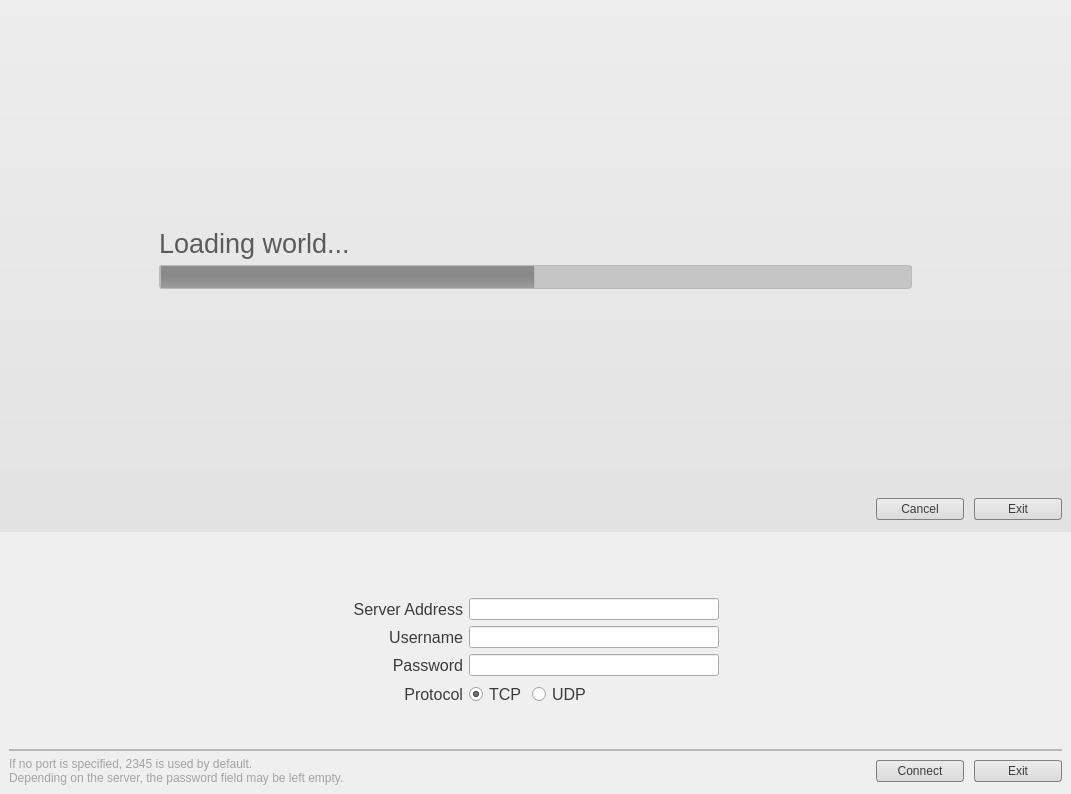
<?xml version="1.0" encoding="UTF-8"?>
<ui version="4.0">
 <class>LoginWidget</class>
 <widget class="QWidget" name="LoginWidget">
  <property name="geometry">
   <rect>
    <x>0</x>
    <y>0</y>
    <width>1071</width>
    <height>794</height>
   </rect>
  </property>
  <property name="windowTitle">
   <string>Tundra</string>
  </property>
  <property name="styleSheet">
   <string notr="true">QWidget#groupBox_2 {
	font-weight: bold;
}

QLabel#labelInfo {
	color: rgb(163, 163, 163);
}

QLabel, QRadioButton {
	color:rgb(60, 60, 60);
}

QPushButton {	
	background-color: qlineargradient(spread:pad, x1:0, y1:1, x2:0, y2:0, stop:0 rgba(218, 218, 218, 255), stop:1 rgba(236, 236, 236, 255));
	border: 1px solid grey;
	border-radius: 3px;
	padding: 3px;
	min-width: 80px;
	color: rgb(60, 60, 60);
}

QPushButton::hover {
	background-color: qlineargradient(spread:pad, x1:0, y1:1, x2:0, y2:0, stop:0 rgba(218, 218, 218, 150), stop:1 rgba(236, 236, 236, 150));
	border: 1px solid rgb(90, 90, 90);
}

QPushButton::pressed {
	background-color: qlineargradient(spread:pad, x1:0, y1:1, x2:0, y2:0, stop:1 rgba(218, 218, 218, 150), stop:0 rgba(236, 236, 236, 150));
	border: 1px solid rgb(90, 90, 90);
}

QLineEdit {
	color: rgb(60, 60, 60);
}

QWidget#LoadingFrame {
	background-color: qlineargradient(spread:pad, x1:0, y1:1, x2:0, y2:0, stop:0 rgba(218, 218, 218, 150), stop:1 rgba(236, 236, 236, 150));
}

QLabel#loadingLabel {
	font-size: 20pt;
	color: qlineargradient(spread:pad, x1:1, y1:1, x2:1, y2:0, stop:0 rgba(91, 91, 91, 255), stop:0.352273 rgba(55, 55, 55, 255), stop:0.642045 rgba(41, 41, 41, 255), stop:1 rgba(55, 55, 55, 255));
}

QLabel#labelAdmino {
	color: rgb(163, 163, 163);
}

QProgressBar {
	background-color: rgb(197, 197, 197);
	border: 1px solid rgb(186, 186, 186);
	border-radius: 3px;
}

QProgressBar:chunk {
	background-color: qlineargradient(spread:pad, x1:1, y1:1, x2:1, y2:0, stop:0 rgba(91, 91, 91, 100), stop:0.352273 rgba(55, 55, 55, 100), stop:0.642045 rgba(41, 41, 41, 100), stop:1 rgba(55, 55, 55, 100));
	border-left: 1px solid rgb(186, 186, 186);
	border-right: 1px solid rgb(186, 186, 186);
}</string>
  </property>
  <layout class="QVBoxLayout" name="verticalLayout_2">
   <property name="spacing">
    <number>0</number>
   </property>
   <property name="margin">
    <number>0</number>
   </property>
   <item>
    <widget class="QFrame" name="LoadingFrame">
     <property name="styleSheet">
      <string notr="true"/>
     </property>
     <property name="frameShape">
      <enum>QFrame::NoFrame</enum>
     </property>
     <property name="frameShadow">
      <enum>QFrame::Plain</enum>
     </property>
     <property name="lineWidth">
      <number>0</number>
     </property>
     <layout class="QVBoxLayout" name="verticalLayout_3">
      <property name="leftMargin">
       <number>9</number>
      </property>
      <property name="rightMargin">
       <number>9</number>
      </property>
      <item>
       <layout class="QVBoxLayout" name="innerLayout">
        <property name="leftMargin">
         <number>150</number>
        </property>
        <property name="topMargin">
         <number>0</number>
        </property>
        <property name="rightMargin">
         <number>150</number>
        </property>
        <property name="bottomMargin">
         <number>50</number>
        </property>
        <item>
         <spacer name="spacerTop">
          <property name="orientation">
           <enum>Qt::Vertical</enum>
          </property>
          <property name="sizeHint" stdset="0">
           <size>
            <width>20</width>
            <height>150</height>
           </size>
          </property>
         </spacer>
        </item>
        <item>
         <layout class="QHBoxLayout" name="horizontalLayout_3">
          <item>
           <widget class="QLabel" name="loadingLabel">
            <property name="sizePolicy">
             <sizepolicy hsizetype="Expanding" vsizetype="Preferred">
              <horstretch>0</horstretch>
              <verstretch>0</verstretch>
             </sizepolicy>
            </property>
            <property name="text">
             <string>Loading world...</string>
            </property>
            <property name="alignment">
             <set>Qt::AlignBottom|Qt::AlignLeading|Qt::AlignLeft</set>
            </property>
           </widget>
          </item>
          <item>
           <widget class="QLabel" name="loadingImageLabel">
            <property name="minimumSize">
             <size>
              <width>300</width>
              <height>100</height>
             </size>
            </property>
            <property name="text">
             <string/>
            </property>
            <property name="alignment">
             <set>Qt::AlignBottom|Qt::AlignRight|Qt::AlignTrailing</set>
            </property>
           </widget>
          </item>
         </layout>
        </item>
        <item>
         <widget class="QProgressBar" name="loadingProgress">
          <property name="minimum">
           <number>0</number>
          </property>
          <property name="maximum">
           <number>0</number>
          </property>
          <property name="value">
           <number>0</number>
          </property>
          <property name="textVisible">
           <bool>false</bool>
          </property>
         </widget>
        </item>
        <item>
         <spacer name="spacerBottom">
          <property name="orientation">
           <enum>Qt::Vertical</enum>
          </property>
          <property name="sizeHint" stdset="0">
           <size>
            <width>20</width>
            <height>150</height>
           </size>
          </property>
         </spacer>
        </item>
       </layout>
      </item>
      <item>
       <layout class="QHBoxLayout" name="horizontalLayout_5">
        <property name="spacing">
         <number>10</number>
        </property>
        <property name="topMargin">
         <number>0</number>
        </property>
        <item>
         <spacer name="verticalSpacer_3">
          <property name="orientation">
           <enum>Qt::Vertical</enum>
          </property>
          <property name="sizeType">
           <enum>QSizePolicy::Fixed</enum>
          </property>
          <property name="sizeHint" stdset="0">
           <size>
            <width>1</width>
            <height>28</height>
           </size>
          </property>
         </spacer>
        </item>
        <item>
         <spacer name="horizontalSpacer">
          <property name="orientation">
           <enum>Qt::Horizontal</enum>
          </property>
          <property name="sizeHint" stdset="0">
           <size>
            <width>40</width>
            <height>20</height>
           </size>
          </property>
         </spacer>
        </item>
        <item>
         <widget class="QPushButton" name="pushButton_Cancel">
          <property name="text">
           <string>Cancel</string>
          </property>
         </widget>
        </item>
        <item>
         <widget class="QPushButton" name="pushButton_ExitLoading">
          <property name="text">
           <string>Exit</string>
          </property>
         </widget>
        </item>
       </layout>
      </item>
     </layout>
    </widget>
   </item>
   <item>
    <widget class="QFrame" name="MainFrame">
     <property name="frameShape">
      <enum>QFrame::NoFrame</enum>
     </property>
     <property name="frameShadow">
      <enum>QFrame::Plain</enum>
     </property>
     <property name="lineWidth">
      <number>0</number>
     </property>
     <layout class="QVBoxLayout" name="verticalLayout">
      <item>
       <layout class="QVBoxLayout" name="verticalLayout_BottomContainer">
        <item>
         <spacer name="verticalSpacer_2">
          <property name="orientation">
           <enum>Qt::Vertical</enum>
          </property>
          <property name="sizeHint" stdset="0">
           <size>
            <width>1</width>
            <height>1</height>
           </size>
          </property>
         </spacer>
        </item>
        <item>
         <layout class="QHBoxLayout" name="horizontalLayout_LoginSplitHelp">
          <item>
           <layout class="QVBoxLayout" name="verticalLayout_LoginHolder">
            <item>
             <widget class="QLabel" name="label_ClientLogo">
              <property name="sizePolicy">
               <sizepolicy hsizetype="Expanding" vsizetype="Preferred">
                <horstretch>0</horstretch>
                <verstretch>0</verstretch>
               </sizepolicy>
              </property>
              <property name="text">
               <string/>
              </property>
              <property name="alignment">
               <set>Qt::AlignCenter</set>
              </property>
              <property name="indent">
               <number>0</number>
              </property>
             </widget>
            </item>
            <item>
             <layout class="QHBoxLayout" name="horizontalLayout_2">
              <item>
               <spacer name="horizontalSpacer_2">
                <property name="orientation">
                 <enum>Qt::Horizontal</enum>
                </property>
                <property name="sizeHint" stdset="0">
                 <size>
                  <width>40</width>
                  <height>20</height>
                 </size>
                </property>
               </spacer>
              </item>
              <item>
               <layout class="QFormLayout" name="formLayout">
                <property name="fieldGrowthPolicy">
                 <enum>QFormLayout::FieldsStayAtSizeHint</enum>
                </property>
                <property name="labelAlignment">
                 <set>Qt::AlignRight|Qt::AlignTrailing|Qt::AlignVCenter</set>
                </property>
                <item row="0" column="0">
                 <widget class="QLabel" name="label_WorldAddress">
                  <property name="font">
                   <font>
                    <family>Lucida Grande</family>
                    <pointsize>12</pointsize>
                    <weight>50</weight>
                    <italic>false</italic>
                    <bold>false</bold>
                   </font>
                  </property>
                  <property name="text">
                   <string>Server Address</string>
                  </property>
                  <property name="alignment">
                   <set>Qt::AlignRight|Qt::AlignTrailing|Qt::AlignVCenter</set>
                  </property>
                  <property name="margin">
                   <number>0</number>
                  </property>
                  <property name="indent">
                   <number>0</number>
                  </property>
                 </widget>
                </item>
                <item row="0" column="1">
                 <widget class="QLineEdit" name="lineEdit_WorldAddress">
                  <property name="sizePolicy">
                   <sizepolicy hsizetype="Fixed" vsizetype="Fixed">
                    <horstretch>0</horstretch>
                    <verstretch>0</verstretch>
                   </sizepolicy>
                  </property>
                  <property name="minimumSize">
                   <size>
                    <width>250</width>
                    <height>0</height>
                   </size>
                  </property>
                  <property name="maximumSize">
                   <size>
                    <width>250</width>
                    <height>16777215</height>
                   </size>
                  </property>
                  <property name="alignment">
                   <set>Qt::AlignLeading|Qt::AlignLeft|Qt::AlignTop</set>
                  </property>
                 </widget>
                </item>
                <item row="1" column="0">
                 <widget class="QLabel" name="label_Username">
                  <property name="font">
                   <font>
                    <family>Lucida Grande</family>
                    <pointsize>12</pointsize>
                    <weight>50</weight>
                    <italic>false</italic>
                    <bold>false</bold>
                   </font>
                  </property>
                  <property name="text">
                   <string>Username</string>
                  </property>
                  <property name="alignment">
                   <set>Qt::AlignRight|Qt::AlignTrailing|Qt::AlignVCenter</set>
                  </property>
                  <property name="indent">
                   <number>0</number>
                  </property>
                 </widget>
                </item>
                <item row="1" column="1">
                 <widget class="QLineEdit" name="lineEdit_Username">
                  <property name="sizePolicy">
                   <sizepolicy hsizetype="Fixed" vsizetype="Fixed">
                    <horstretch>0</horstretch>
                    <verstretch>0</verstretch>
                   </sizepolicy>
                  </property>
                  <property name="minimumSize">
                   <size>
                    <width>250</width>
                    <height>0</height>
                   </size>
                  </property>
                  <property name="maximumSize">
                   <size>
                    <width>250</width>
                    <height>16777215</height>
                   </size>
                  </property>
                 </widget>
                </item>
                <item row="2" column="0">
                 <widget class="QLabel" name="label_Password">
                  <property name="font">
                   <font>
                    <family>Lucida Grande</family>
                    <pointsize>12</pointsize>
                    <weight>50</weight>
                    <italic>false</italic>
                    <bold>false</bold>
                   </font>
                  </property>
                  <property name="text">
                   <string>Password</string>
                  </property>
                  <property name="alignment">
                   <set>Qt::AlignRight|Qt::AlignTrailing|Qt::AlignVCenter</set>
                  </property>
                  <property name="indent">
                   <number>0</number>
                  </property>
                 </widget>
                </item>
                <item row="2" column="1">
                 <widget class="QLineEdit" name="lineEdit_Password">
                  <property name="sizePolicy">
                   <sizepolicy hsizetype="Fixed" vsizetype="Fixed">
                    <horstretch>0</horstretch>
                    <verstretch>0</verstretch>
                   </sizepolicy>
                  </property>
                  <property name="minimumSize">
                   <size>
                    <width>250</width>
                    <height>0</height>
                   </size>
                  </property>
                  <property name="maximumSize">
                   <size>
                    <width>250</width>
                    <height>16777215</height>
                   </size>
                  </property>
                  <property name="echoMode">
                   <enum>QLineEdit::Password</enum>
                  </property>
                 </widget>
                </item>
                <item row="3" column="0">
                 <widget class="QLabel" name="label_Protocol">
                  <property name="font">
                   <font>
                    <family>Lucida Grande</family>
                    <pointsize>12</pointsize>
                    <weight>50</weight>
                    <italic>false</italic>
                    <bold>false</bold>
                   </font>
                  </property>
                  <property name="text">
                   <string>Protocol</string>
                  </property>
                  <property name="alignment">
                   <set>Qt::AlignRight|Qt::AlignTrailing|Qt::AlignVCenter</set>
                  </property>
                 </widget>
                </item>
                <item row="3" column="1">
                 <layout class="QHBoxLayout" name="horizontalLayout">
                  <item>
                   <widget class="QRadioButton" name="radioButton_ProtocolTCP">
                    <property name="font">
                     <font>
                      <family>Lucida Grande</family>
                      <pointsize>12</pointsize>
                      <weight>50</weight>
                      <italic>false</italic>
                      <bold>false</bold>
                     </font>
                    </property>
                    <property name="text">
                     <string>TCP</string>
                    </property>
                    <property name="checked">
                     <bool>true</bool>
                    </property>
                   </widget>
                  </item>
                  <item>
                   <widget class="QRadioButton" name="radioButton_ProtocolUDP">
                    <property name="font">
                     <font>
                      <family>Lucida Grande</family>
                      <pointsize>12</pointsize>
                      <weight>50</weight>
                      <italic>false</italic>
                      <bold>false</bold>
                     </font>
                    </property>
                    <property name="text">
                     <string>UDP</string>
                    </property>
                   </widget>
                  </item>
                 </layout>
                </item>
               </layout>
              </item>
              <item>
               <spacer name="horizontalSpacer_4">
                <property name="orientation">
                 <enum>Qt::Horizontal</enum>
                </property>
                <property name="sizeHint" stdset="0">
                 <size>
                  <width>1</width>
                  <height>1</height>
                 </size>
                </property>
               </spacer>
              </item>
             </layout>
            </item>
           </layout>
          </item>
         </layout>
        </item>
        <item>
         <spacer name="verticalSpacer">
          <property name="orientation">
           <enum>Qt::Vertical</enum>
          </property>
          <property name="sizeHint" stdset="0">
           <size>
            <width>1</width>
            <height>1</height>
           </size>
          </property>
         </spacer>
        </item>
        <item>
         <widget class="QFrame" name="frame_BottomButtons">
          <property name="frameShape">
           <enum>QFrame::StyledPanel</enum>
          </property>
          <property name="frameShadow">
           <enum>QFrame::Raised</enum>
          </property>
          <layout class="QHBoxLayout" name="horizontalLayout_6">
           <property name="spacing">
            <number>0</number>
           </property>
           <property name="margin">
            <number>0</number>
           </property>
          </layout>
         </widget>
        </item>
       </layout>
      </item>
      <item>
       <layout class="QHBoxLayout" name="hlayout_buttons">
        <property name="spacing">
         <number>10</number>
        </property>
        <item>
         <widget class="QLabel" name="labelInfo">
          <property name="text">
           <string>If no port is specified, 2345 is used by default.
Depending on the server, the password field may be left empty.</string>
          </property>
         </widget>
        </item>
        <item>
         <spacer name="horizontalSpacer_3">
          <property name="orientation">
           <enum>Qt::Horizontal</enum>
          </property>
          <property name="sizeHint" stdset="0">
           <size>
            <width>1</width>
            <height>1</height>
           </size>
          </property>
         </spacer>
        </item>
        <item>
         <widget class="QLabel" name="statusLabel">
          <property name="text">
           <string/>
          </property>
         </widget>
        </item>
        <item>
         <widget class="QPushButton" name="pushButton_Connect">
          <property name="text">
           <string>Connect</string>
          </property>
         </widget>
        </item>
        <item>
         <widget class="QPushButton" name="pushButton_Exit">
          <property name="text">
           <string>Exit</string>
          </property>
         </widget>
        </item>
       </layout>
      </item>
     </layout>
    </widget>
   </item>
  </layout>
 </widget>
 <resources/>
 <connections/>
</ui>
